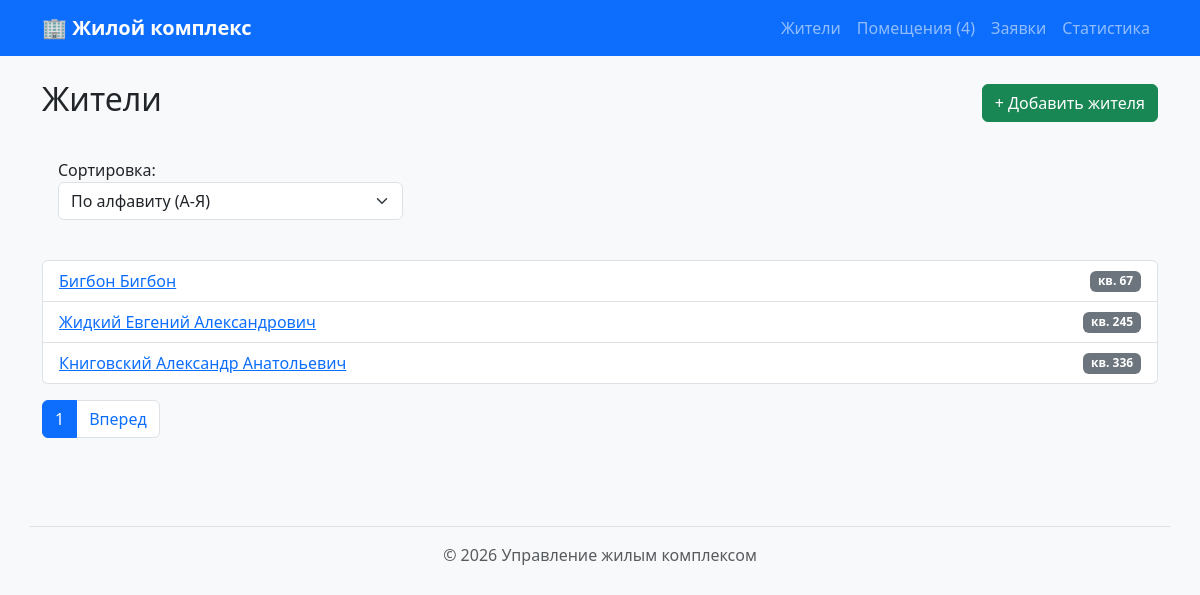
The app's page /residents/ with its own data.
### residents/models.py (models this page shows, shortened)
class Resident(models.Model):
    full_name = models.CharField(max_length=200, verbose_name="ФИО")
    apartment_number = models.PositiveIntegerField(verbose_name="Квартира")
    phone = models.CharField(
        max_length=20,
        verbose_name="Телефон",
        blank=True,
        null=True
    )
    status = models.CharField(max_length=50, verbose_name="Статус")
    class Meta:
        ordering = ["full_name"]
        verbose_name = "Житель"
        verbose_name_plural = "Жители"

### residents/views.py (the view)
# urls.py: path("", views.residents, name="list"),
def residents(request):
    residents_list = Resident.objects.all()
    sort = request.GET.get("sort", "full_name")
    if sort in ["full_name", "-full_name", "apartment_number"]:
        residents_list = residents_list.order_by(sort)
    paginator = Paginator(residents_list, 3)
    page_obj = paginator.get_page(request.GET.get("page"))
    return render(request, "residents/resident_list.html", {
        "residents": page_obj,
        "page_obj": page_obj,
        "sort": sort
    })

### premises/context_processors.py (called while the page is built)
def premise_context(request):
    return {
        "site_name": "Жилой комплекс",
        "premises_count": Premise.objects.count(),
    }

### residents/templates/residents/resident_list.html (shortened to what this page needs)
{% extends "base.html" %}
{% block content %}
<div class="d-flex justify-content-between align-items-center mb-3">
    <h2>Жители</h2>
    <a href="{% url 'residents:create' %}" class="btn btn-success">+ Добавить жителя</a>
</div>
<form method="get" class="mb-4 row bg-light p-3 rounded">
    <div class="col-md-4">
        <label>Сортировка:</label>
        <select name="sort" class="form-select" onchange="this.form.submit()">
            <option value="full_name" {% if sort == 'full_name' %}selected{% endif %}>По алфавиту (А-Я)</option>
        </select>
    </div>
</form>
<ul class="list-group mb-3">
    {% for r in residents %}
        <li class="list-group-item d-flex justify-content-between align-items-center">
            <a href="{% url 'residents:detail' r.id %}">{{ r.full_name }}</a>
            <span class="badge bg-secondary">кв. {{ r.apartment_number }}</span>
        </li>
    {% empty %}
        <li class="list-group-item">Жителей пока нет.</li>
    {% endfor %}
</ul>
{% if page_obj.has_other_pages %}
<nav>
    <ul class="pagination">
        <li class="page-item active"><span class="page-link">{{ page_obj.number }}</span></li>
        {% if page_obj.has_next %}
            <li class="page-item"><a class="page-link" href="?page={{ page_obj.next_page_number }}&sort={{ sort }}">Вперед</a></li>
        {% endif %}
    </ul>
</nav>
{% endif %}
{% endblock %}

### homepage/static/homepage/css/style.css (style rules this page uses)
body { background-color: #f8f9fa; }

### records on screen
Resident: full_name "Бигбон Бигбон", apartment_number "67"
Resident: full_name "Жидкий Евгений Александрович", apartment_number "245"
Resident: full_name "Книговский Александр Анатольевич", apartment_number "336"

### other values on screen
{{ site_name }} "Жилой комплекс"
{{ premises_count }} "4"
{{ page_obj.number }} "1"
